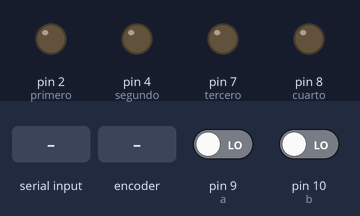
Recording of a sketch running on a simulated Arduino Uno, built with avr-gcc and run on an emulated ATmega328P. On the bench: output pins drawn as LEDs (lit = HIGH). The inputs (shaded band) are chosen by the test bench; at power-on: pin 9 (a) LOW, pin 10 (b) LOW.

Above: at 2.0 s.
2.1 s: "q" received over Serial
At 4.1 s:
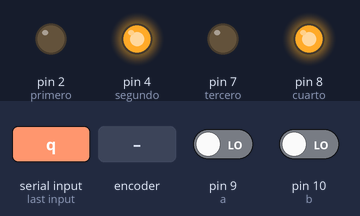
4.5 s: rotary encoder on pin 9 (a) / pin 10 (b) turned 1 step (first pin leading)
At 5.6 s:
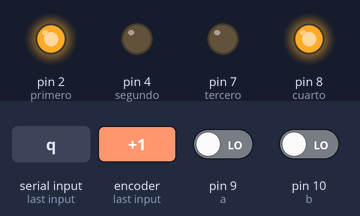
6.5 s: "e" received over Serial
At 8.2 s:
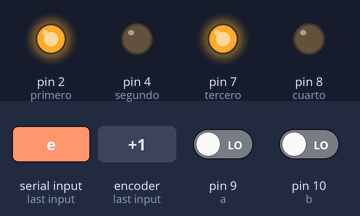
8.5 s: "w" received over Serial
At 9.9 s:
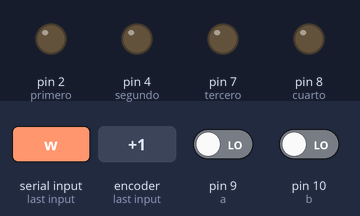
Timing chart, 0 to 11.5 s (numbered marks = the images above; inputs shaded):
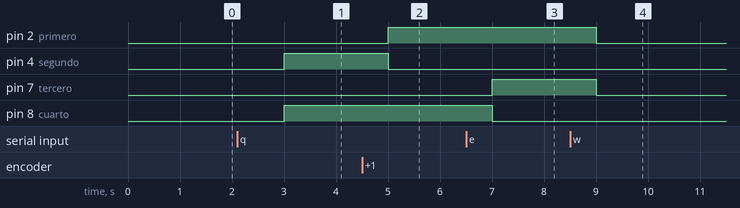

Measured:
- after the input at 2.1 s, pin 4 (segundo), pin 8 (cuarto): LOW → HIGH after 0.90 s
- after the input at 4.5 s, pin 2 (primero): LOW → HIGH after 0.50 s; pin 4 (segundo): HIGH → LOW after 0.50 s
- after the input at 6.5 s, pin 7 (tercero): LOW → HIGH after 0.50 s; pin 8 (cuarto): HIGH → LOW after 0.50 s
- after the input at 8.5 s, pin 2 (primero), pin 7 (tercero): HIGH → LOW after 0.50 s

The sketch:

sketch_sep07a_ic_motor.ino
```cpp
/*
 *
*/

int primero = 2;
int segundo = 4;
int tercero = 7;
int cuarto = 8;

int a = 9;
int b = 10;

int velocidad = 9600;
int estado = 0;

void setup() {

  pinMode(primero, OUTPUT);
  pinMode(segundo, OUTPUT);
  pinMode(tercero, OUTPUT);
  pinMode(cuarto, OUTPUT);

  pinMode(a, INPUT);
  pinMode(b, INPUT);

  Serial.begin(velocidad);

}

void loop() {

  int mueve_a = digitalRead(a);
  int mueve_b = digitalRead(b);

  if (estado<0){

    analogWrite(primero, 0);
    analogWrite(segundo, 800);
    analogWrite(tercero, 0);
    analogWrite(cuarto, 800);

    if (mueve_a) {
      analogWrite(primero, 0);
      analogWrite(segundo, 0);
      analogWrite(tercero, 800);
      analogWrite(cuarto, 0);
    }

    if (mueve_b) {
      analogWrite(primero, 800);
      analogWrite(segundo, 0);
      analogWrite(tercero, 0);
      analogWrite(cuarto, 800);
    }

    delay(1000);

  }

  if (estado==0){
    analogWrite(primero, 0);
    analogWrite(segundo, 0);
    analogWrite(tercero, 0);
    analogWrite(cuarto, 0);
    delay(1000);
  }

  if (estado>0) {
    analogWrite(primero, 800);
    analogWrite(segundo, 0);
    analogWrite(tercero, 800);
    analogWrite(cuarto, 0);
    delay(1000);
  }

  if (Serial.available()>0) {

    char dato = Serial.read();

    if (dato=='q') estado = -1;
    if (dato=='w') estado = 0;
    if (dato=='e') estado = 1;

  }

}
```
